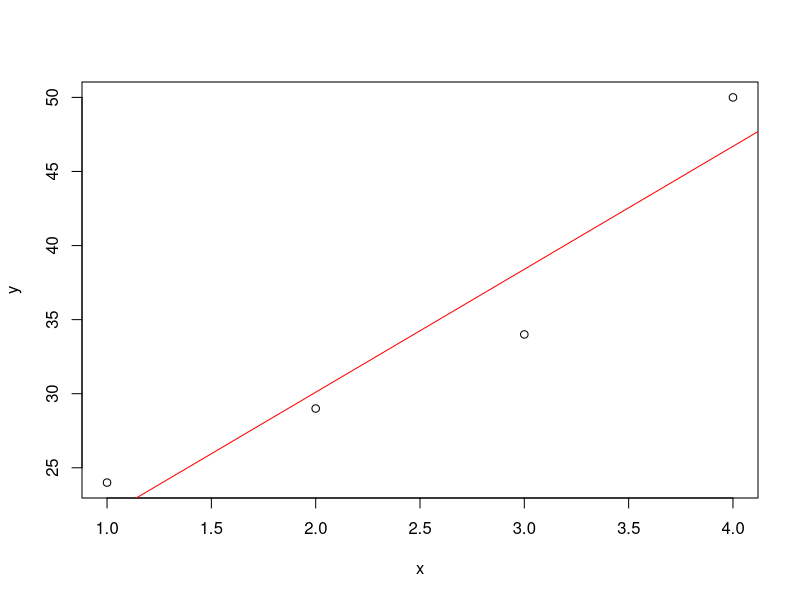

R code for this plot:
#' ---
#' title: Gradient Descent
#' author: Evalyne Muiruri
#' #date: January 2019
#' #' #output: pdf_document
#' output: html_document
#' #output: 
#'  #md_document:
#'   #variant: markdown_github
#' ---

#' Take a small dataset
x <- c(1,2,3,4)
y <- c(24, 29, 34, 50)
plot(x, y)
pars1 <- coefficients(lm(y~x))
abline(pars1, col="red")

#' By linear algebra, the slope of the line is computed to be h(x) = 13.5+8.3x
#' We could try to do this with gradient descent
#' First we need to set up our cost function - mean squared error in this case

mse <- function(x, y, thetas){
  yhat <- thetas + thetas*x
  mse <- sum((yhat-y)^2)/length(x)
  print(mse)
}
mse(x=x, y=y, thetas=pars1)


#' We want to minimise this cost function using gradient descent
gradDesc <- function(x, y, alpha, max.iter, convthresh){
    # where alpha is the learning rate and we fix the no. of iterations we go through to achieve convergence.
  # In this case we consider convergence as when there ceases to be much improvement in the mean squared error.
  
  n <- length(x)
  # initialise parameters
  intercept <- runif(1,0,1)
  slope <- runif(1,0,1)
  yhat <- intercept + slope*x
  error <- sum((yhat-y)^2)/n
  
  iterations = 0 
  # implement gradient descent (using partial derivatives) and with simultaneous update of the parameters
   while(iterations< max.iter){  
     newintercept <- intercept - alpha * ((1 / n) * (sum(yhat-y)))
     newslope <- slope - alpha * ((1 / n) * (sum((yhat-y) * x)))
     slope <- newslope
     intercept <- newintercept
     yhat <- intercept + slope*x
     new_error <- sum((y-yhat)^2)/n
     delta <- error - new_error
     
     if(delta < convthresh) {
       return(cbind(intercept=intercept, slope=slope))
     }
     iterations=iterations+1
     if(identical(iterations,max.iter)){
        warning("Maximum Iterations reached")
        return(cbind(intercept=intercept, slope=slope))
       }
   }
}

gradDesc(x=x, y=y, alpha=0.01, max.iter=50000, convthresh=0.01)

#' And we can see that we get the same outcome as we would have with linear algebra
coefficients(lm(y~x))


